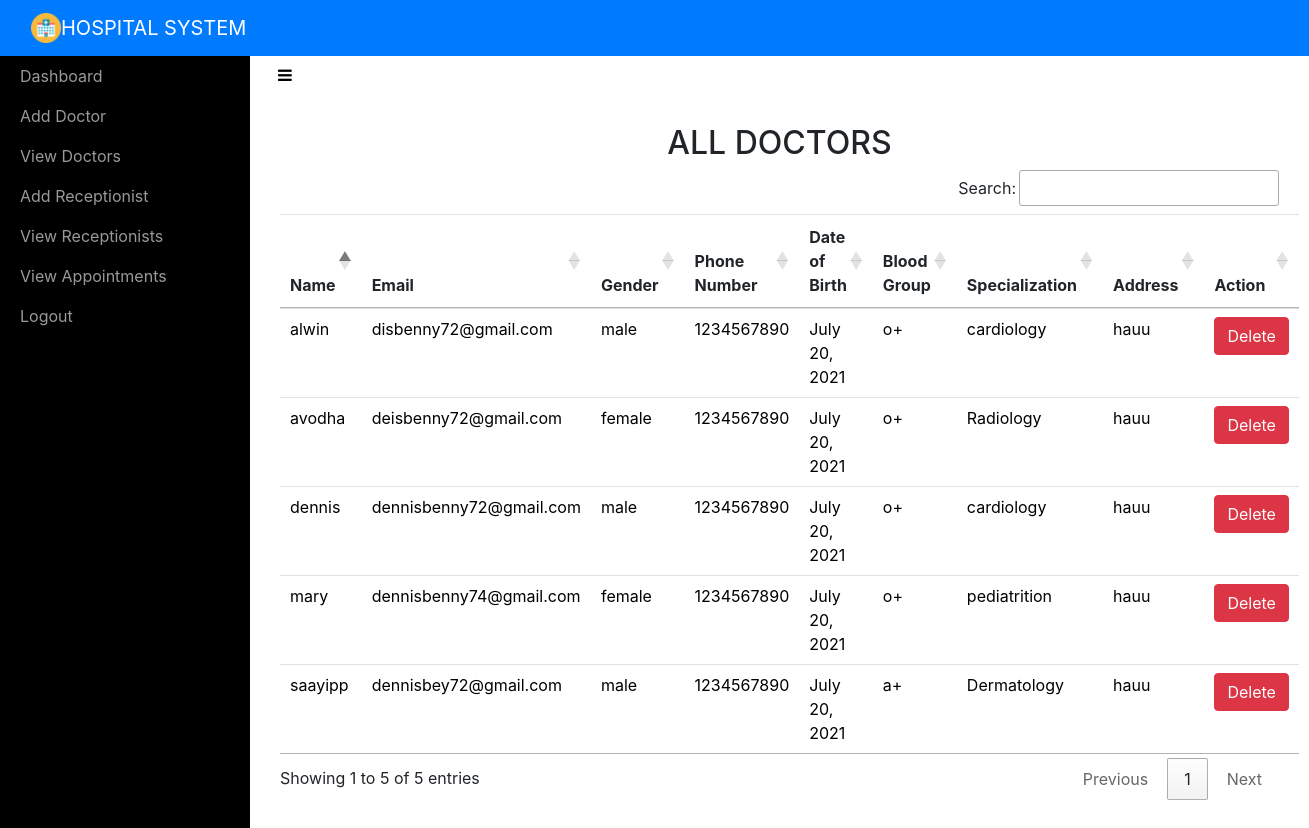
The page /adminviewDoctor/ (signed in) on the database its author committed.
### sitehandler/models.py (models this page shows, shortened)
class Doctor(models.Model):
	name = models.CharField(max_length=50)
	email = models.EmailField(unique=True)
	password = models.CharField(max_length=16)
	gender = models.CharField(max_length=10)
	phonenumber = models.CharField(max_length=10)
	address = models.CharField(max_length=100)
	birthdate = models.DateField()
	bloodgroup = models.CharField(max_length=5)
	specialization = models.CharField(max_length=50)

### sitehandler/views.py (the view)
# urls.py: path('adminviewDoctor/',adminviewDoctor,name='adminviewDoctor'),
def adminviewDoctor(request):
	if not request.user.is_staff:
		return redirect('login_admin')
	doc = Doctor.objects.all()
	d = { 'doc' : doc }
	return render(request,'adminviewDoctors.html',d)

### sitehandler/templates/adminviewDoctors.html (shortened to what this page needs)
<!DOCTYPE html>
<html>
<head>
    {% include 'include.html' %}
    {% load static %}
    <link rel="stylesheet" type="text/css" href="https://cdn.datatables.net/1.10.21/css/jquery.dataTables.min.css">
    <link rel="stylesheet" type="text/css" href="https://cdn.datatables.net/buttons/1.6.2/css/buttons.dataTables.min.css">
</head>
<body>
    {% include 'adminnav.html' %}
    <div id="wrapper">
        {% include 'admin_include.html'%}
        <div class="page-content-wrapper">
            <div class="container-fluid"><a class="btn btn-link" role="button" id="menu-toggle" href="#menu-toggle"><i class="fa fa-bars" style="color: black;"></i></a>
                <h2 class="text-center">ALL DOCTORS</h2>
                <section id="team" class="pb-5">
                    <div class="container">
                       <table class="table" id="example">
                            <thead>
                                <tr>
                                    <th>Name</th>
                                    <th>Email</th>
                                    <th>Gender</th>
                                    <th>Phone Number</th>
                                    <th>Date of Birth</th>
                                    <th>Blood Group</th>
                                    <th>Specialization</th>
                                    <th>Address</th>
                                    <th>Action</th>
                                </tr>
                            </thead>
                            <tbody>
                                {% for i in doc %}
                                <tr style="color: black;">
                                    <td>{{ i.name }}</td>
                                    <td>{{ i.email }}</td>
                                    <td>{{ i.gender }}</td>
                                    <td>{{ i.phonenumber }}</td>
                                    <td>{{ i.birthdate }}</td>
                                    <td>{{ i.bloodgroup }}</td>
                                    <td>{{ i.specialization }}</td>
                                    <td>{{ i.address }}</td>
                                    <td><a href="{% url 'admin_delete_doctor' i.id i.email %}" onclick="return confirm('Are you sure you want to delete?')" class="btn btn-danger">Delete</a></td>
                                </tr>
                                {% endfor %}
                            </tbody>
                        </table>
                    </div>
                </section>
            </div>
        </div>
    </div>
</body>
</html>

### sitehandler/templates/include.html (shortened to what this page needs)
{% load static %}
<link rel="stylesheet" href="{% static 'bootstrap/css/bootstrap.min.css' %}">
<link rel="stylesheet" href="{% static 'fonts/font-awesome.min.css' %}">
<link rel="stylesheet" href="{% static 'fonts/ionicons.min.css' %}">
<link rel="stylesheet" href="{% static 'css/back-to-top-scroll-1.css' %}">
<link rel="stylesheet" href="{% static 'css/back-to-top-scroll.cs' %}s">
<link rel="stylesheet" href="{% static 'css/Bold-BS4-Animated-Back-To-Top.css' %}">
<link rel="stylesheet" href="{% static 'css/cards.css' %}">
<link rel="stylesheet" href="https://cdnjs.cloudflare.com/ajax/libs/animate.css/3.5.2/animate.min.css">
<link rel="stylesheet" href="{% static 'css/Login-Form-Dark.css' %}">
<link rel="stylesheet" href="{% static 'css/Pretty-Registration-Form.css' %}">
<link rel="stylesheet" href="{% static 'css/Sidebar-Menu-1.css' %}">
<link rel="stylesheet" href="{% static 'css/Sidebar-Menu.css' %}">
<link rel="stylesheet" href="{% static 'css/styles.css' %}">

### sitehandler/templates/adminnav.html (shortened to what this page needs)
{% load static %}
<nav class="navbar navbar-dark navbar-expand-md sticky-top bg-primary float-none">
    <div class="container-fluid"><img src="{% static 'img/mainicon.png' %}" width="30px" height="30px" alt="10px"><a class="navbar-brand text-center" href="#" style="margin: 0px 0px;">HOSPITAL SYSTEM</a>
    </div>
</nav>

### sitehandler/templates/admin_include.html
<div id="sidebar-wrapper">
    <ul class="sidebar-nav">
        <li> <a href="{% url 'adminhome' %}">Dashboard</a></li>
        <li> <a href="{% url 'adminaddDoctor' %}">Add Doctor</a></li>
        <li> <a href="{% url 'adminviewDoctor' %}">View Doctors</a></li>
        <li> <a href="{% url 'adminaddReceptionist' %}">Add Receptionist</a></li>
        <li> <a href="{% url 'adminviewReceptionist' %}">View Receptionists</a></li>
        <li> <a href="{% url 'adminviewAppointment' %}">View Appointments</a></li>
        <li> <a href="{% url 'adminlogout' %}">Logout</a></li>
    </ul>
</div>

### sitehandler/static/css/Sidebar-Menu-1.css (style rules this page uses)
body { overflow-x: hidden; }
#wrapper { padding-left: 0; -webkit-transition: all 0.5s ease; -moz-transition: all 0.5s ease; -o-transition: all 0.5s ease; transition: all 0.5s ease; }
#sidebar-wrapper { z-index: 1000; position: fixed; left: 250px; width: 0; height: 100%; margin-left: -250px; overflow-y: auto; background: #000; -webkit-transition: all 0.5s ease; -moz-transition: all 0.5s ease; -o-transition: all 0.5s ease; transition: all 0.5s ease; }
.sidebar-nav { position: absolute; top: 0; width: 250px; margin: 0; padding: 0; list-style: none; }
.sidebar-nav li { text-indent: 20px; line-height: 40px; }
.sidebar-nav li a { display: block; text-decoration: none; color: #999999; }
@media (min-width:768px) { #wrapper { padding-left: 250px; } }
@media (min-width:768px) { #sidebar-wrapper { width: 250px; } }

### sitehandler/static/css/Sidebar-Menu.css (style rules this page uses)
#wrapper { padding-left: 0; -webkit-transition: all 0.5s ease; -moz-transition: all 0.5s ease; -o-transition: all 0.5s ease; transition: all 0.5s ease; }
#sidebar-wrapper { z-index: 1000; position: fixed; left: 250px; width: 0; height: 100%; margin-left: -250px; overflow-y: auto; background: #000; -webkit-transition: all 0.5s ease; -moz-transition: all 0.5s ease; -o-transition: all 0.5s ease; transition: all 0.5s ease; }
.sidebar-nav { position: absolute; top: 0; width: 250px; margin: 0; padding: 0; list-style: none; }
.sidebar-nav li { text-indent: 20px; line-height: 40px; }
.sidebar-nav li a { display: block; text-decoration: none; color: #999999; }
@media (min-width:768px) { #wrapper { padding-left: 250px; } }
@media (min-width:768px) { #sidebar-wrapper { width: 250px; } }

### sitehandler/static/css/styles.css (style rules this page uses)
.text-center { margin-top: 30px; }

### rows shown on the page
Doctor: name "dennis", email "dennisbenny72@gmail.com", gender "male", phonenumber "1234567890", birthdate "July 20, 2021", bloodgroup "o+", specialization "cardiology", address "hauu"
Doctor: name "mary", email "dennisbenny74@gmail.com", gender "female", phonenumber "1234567890", birthdate "July 20, 2021", bloodgroup "o+", specialization "pediatrition", address "hauu"
Doctor: name "saayipp", email "dennisbey72@gmail.com", gender "male", phonenumber "1234567890", birthdate "July 20, 2021", bloodgroup "a+", specialization "Dermatology", address "hauu"
Doctor: name "avodha", email "deisbenny72@gmail.com", gender "female", phonenumber "1234567890", birthdate "July 20, 2021", bloodgroup "o+", specialization "Radiology", address "hauu"
Doctor: name "alwin", email "disbenny72@gmail.com", gender "male", phonenumber "1234567890", birthdate "July 20, 2021", bloodgroup "o+", specialization "cardiology", address "hauu"
